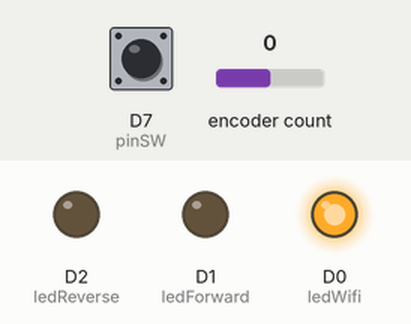
Simulated run of this sketch. Board: ESP8266 (NodeMCU). Shown: output pins drawn as LEDs (lit = HIGH). Dashed ring = blinking. The inputs (shaded band) are chosen by the test bench; at power-on: D7 (pinSW) HIGH, encoder count 0. WiFi joins after 1.5 s; servers stay silent unless stated; uploads are accepted with an empty reply; what the sketch prints to the serial monitor is not drawn.

Above: at 2.7 s.
2.8 s: D7 (pinSW) pulled LOW for 1 s
At 4.0 s:
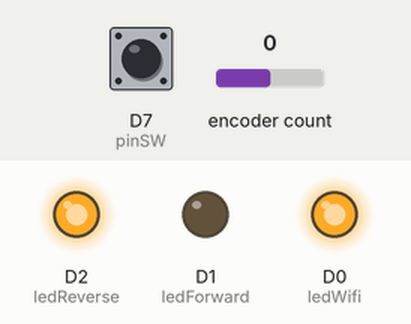
5.3 s: D7 (pinSW) pulled LOW for 0.15 s
At 6.4 s:
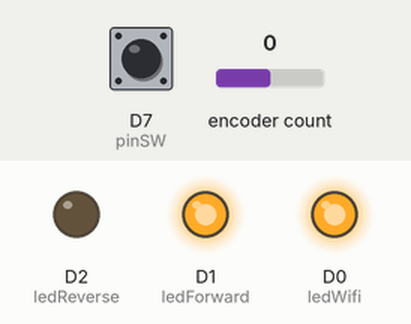
6.9 s: D7 (pinSW) pulled LOW for 3.2 s
At 7.05 s:
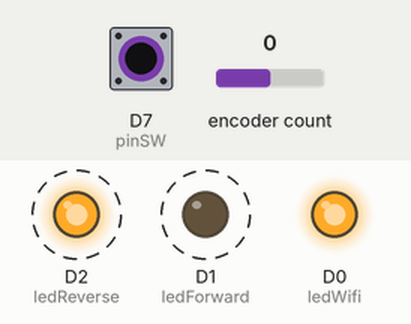
Timing chart, 0 to 11.5 s (numbered marks = the images above; inputs shaded):
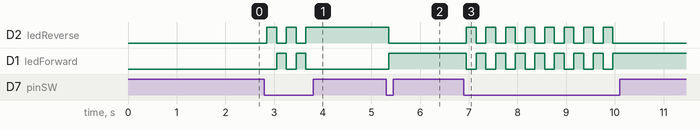

The sketch:

Train_controller.ino
```cpp
#include <Encoder.h>
#include <ESP8266WiFi.h>
#include <WiFiClient.h>
#include <ESP8266HTTPClient.h>

// WiFi credentials
const char* ssid = "TrainAP";
const char* password = "12345678";

// Rotary encoder pins
const int pinA = D6;  // CLK
const int pinB = D5;  // DT
const int pinSW = D7; // SW (Button)

// LED pins
const int ledWifi = D0;    // WiFi status LED
const int ledForward = D1; // Forward direction LED
const int ledReverse = D2; // Reverse direction LED

// Initialize PJRC Encoder
Encoder myEnc(pinA, pinB);
long oldPosition  = -999;

// Direction state
bool directionForward = true;

void setup() {
  Serial.begin(9600);

  pinMode(pinSW, INPUT_PULLUP);
  pinMode(ledWifi, OUTPUT);
  pinMode(ledForward, OUTPUT);
  pinMode(ledReverse, OUTPUT);

  WiFi.begin(ssid, password);
  while (WiFi.status() != WL_CONNECTED) {
    delay(500);
    Serial.print(".");
  }
  digitalWrite(ledWifi, HIGH);
  Serial.println("Connected to WiFi");
}

void loop() {
  handleEncoder();
  handleButton();
}

void handleEncoder() {
  long newPosition = myEnc.read();
  if (newPosition != oldPosition) {
    oldPosition = newPosition;
    Serial.print("Encoder Value: ");
    Serial.println(newPosition);
    sendSpeedCommand(newPosition);
  }
}

void handleButton() {
  static unsigned long lastDebounceTime = 0;
  static int lastButtonState = HIGH;
  int reading = digitalRead(pinSW);

  if (reading != lastButtonState) {
    lastDebounceTime = millis();
  }

  if ((millis() - lastDebounceTime) > 50) {
    if (reading == LOW) {
      toggleDirection();
    }
  }

  lastButtonState = reading;
}

void sendSpeedCommand(long speed) {
  if (WiFi.status() == WL_CONNECTED) {
    WiFiClient client;
    HTTPClient http;
    String serverPath = "http://192.168.4.1/speed";  // URL for the speed control

    http.begin(client, serverPath);  // Start the HTTP request
    http.addHeader("Content-Type", "application/x-www-form-urlencoded");  // Specify the content type for form data

    String httpRequestData = "speed=" + String(speed);  // Prepare the form data
    int httpResponseCode = http.POST(httpRequestData);  // Send a POST request

    if (httpResponseCode > 0) {
      Serial.print("Speed Command HTTP Response code: ");
      Serial.println(httpResponseCode);
    } else {
      Serial.print("Speed Command HTTP Error code: ");
      Serial.println(httpResponseCode);
    }
    http.end();
  }
}


void toggleDirection() {
  directionForward = !directionForward;
  digitalWrite(ledForward, directionForward);
  digitalWrite(ledReverse, !directionForward);

  if (WiFi.status() == WL_CONNECTED) {
    WiFiClient client;
    HTTPClient http;
    String serverPath = "http://192.168.4.1/setDirection?value=" + String(directionForward ? "forward" : "reverse");

    http.begin(client, serverPath);  // Updated to use the new API
    int httpResponseCode = http.GET();

    if (httpResponseCode > 0) {
      Serial.print("Direction Command HTTP Response code: ");
      Serial.println(httpResponseCode);
    } else {
      Serial.print("Direction Command HTTP Error code: ");
      Serial.println(httpResponseCode);
    }
    http.end();
  }

  Serial.print("Direction: ");
  Serial.println(directionForward ? "Forward" : "Reverse");
}
```

Measured:
- after the input at 2.8 s, D2 (ledReverse): alternates HIGH for 0.20 s and LOW for 0.20 s, 5 changes in all, then stays HIGH, starting after 0.05 s; D1 (ledForward): alternates HIGH for 0.20 s and LOW for 0.20 s, 4 changes in all, then stays LOW, starting after 0.25 s
- after the input at 5.3 s, D2 (ledReverse): HIGH → LOW after 0.05 s; D1 (ledForward): LOW → HIGH after 0.05 s
- after the input at 6.9 s, D2 (ledReverse): alternates HIGH for 0.20 s and LOW for 0.20 s, 16 changes in all, then stays LOW, starting after 0.05 s; D1 (ledForward): alternates HIGH for 0.20 s and LOW for 0.20 s, 16 changes in all, then stays HIGH, starting after 0.05 s
